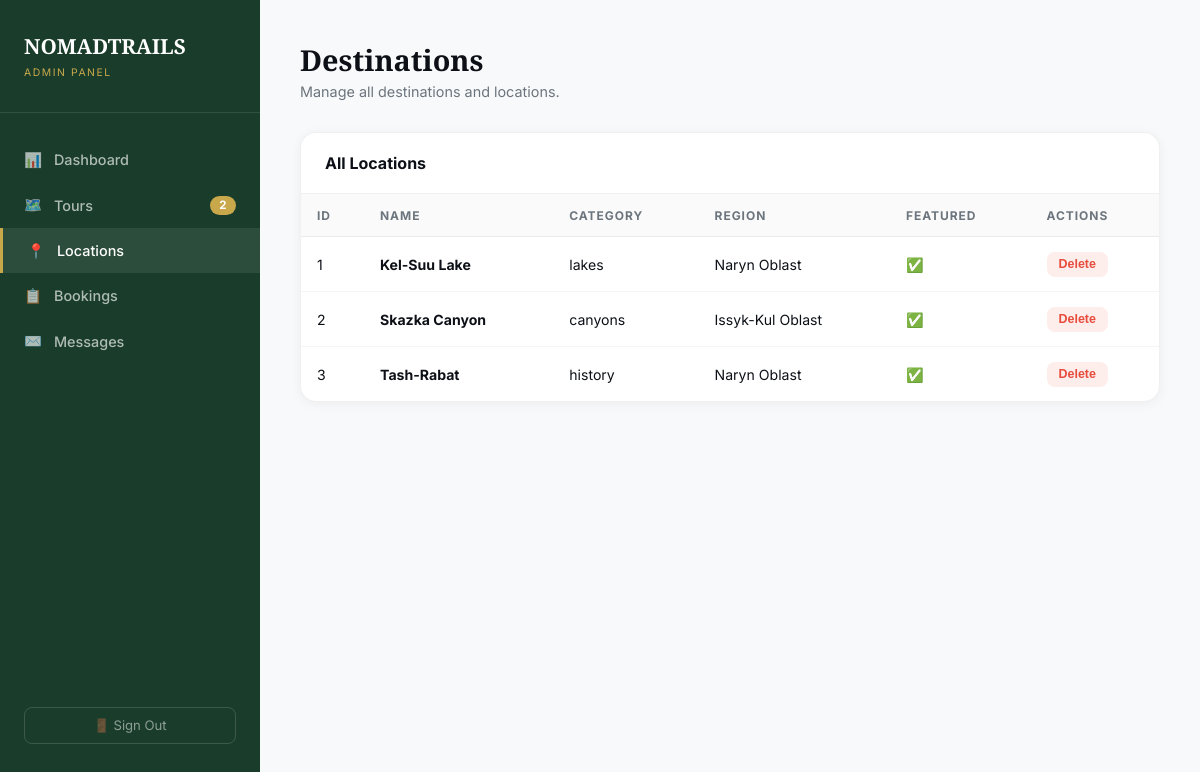
Page /admin/index.php?tab=locations (signed in) on the committed database.
### tables this page shows
CREATE TABLE locations (
  id INT UNSIGNED AUTO_INCREMENT PRIMARY KEY,
  slug VARCHAR(100) NOT NULL UNIQUE,
  category ENUM('mountains','lakes','history','canyons') NOT NULL,
  image_url VARCHAR(500),
  name_en VARCHAR(200) NOT NULL,
  name_ru VARCHAR(200),
  name_ky VARCHAR(200),
  region_en VARCHAR(200),
  region_ru VARCHAR(200),
  region_ky VARCHAR(200),
  desc_en TEXT,
  desc_ru TEXT,
  desc_ky TEXT,
  featured TINYINT(1) DEFAULT 0,
  sort_order INT DEFAULT 0,
  created_at TIMESTAMP DEFAULT CURRENT_TIMESTAMP
);

### admin/index.php (the view, shortened to what this page needs)
<?php
$db        = Database::getInstance()->getConnection();
$loggedIn  = !empty($_SESSION['admin_id']);
$loginError = '';
$stats = [];
if ($loggedIn) {
    $stats['tours']     = $db->query("SELECT COUNT(*) FROM tours WHERE active=1")->fetchColumn();
    $stats['locations'] = $db->query("SELECT COUNT(*) FROM locations")->fetchColumn();
    $stats['bookings']  = $db->query("SELECT COUNT(*) FROM bookings WHERE status='new'")->fetchColumn();
    $stats['messages']  = $db->query("SELECT COUNT(*) FROM contact_messages WHERE is_read=0")->fetchColumn();
    $locations = $db->query("SELECT * FROM locations ORDER BY sort_order, id")->fetchAll();
}
$tab = $_GET['tab'] ?? 'dashboard';
?>
<!DOCTYPE html>
<html lang="ru">
<head>
</head>
<body>
<?php if (!$loggedIn): ?>
<div class="login-wrap">
  <div class="login-card">
    <h2>🏔️ Admin Panel</h2>
    <p>NOMADTRAILS — Content Management</p>
    <?php if ($loginError): ?>
      <div class="error-msg"><?= $loginError ?></div>
    <?php endif; ?>
    <form method="POST">
      <div class="form-group">
        <label>Username</label>
        <input type="text" name="username" required autocomplete="username">
      </div>
      <div class="form-group">
        <label>Password</label>
        <input type="password" name="password" required autocomplete="current-password">
      </div>
      <button type="submit" name="login" class="btn btn-primary" style="width:100%;justify-content:center;padding:0.9rem;">
        Sign In
      </button>
    </form>
  </div>
</div>
<?php else: ?>
<aside class="sidebar">
  <div class="sidebar-logo">
    <h1>NOMADTRAILS</h1>
    <span>Admin Panel</span>
  </div>
  <nav class="sidebar-nav">
    <?php
    $navItems = [
      ['tab'=>'dashboard','icon'=>'📊','label'=>'Dashboard'],
      ['tab'=>'tours','icon'=>'🗺️','label'=>'Tours','badge'=>$stats['tours']],
      ['tab'=>'locations','icon'=>'📍','label'=>'Locations'],
      ['tab'=>'bookings','icon'=>'📋','label'=>'Bookings','badge'=>$stats['bookings']],
      ['tab'=>'messages','icon'=>'✉️','label'=>'Messages','badge'=>$stats['messages']],
    ];
    foreach ($navItems as $item):
    ?>
    <a href="?tab=<?= $item['tab'] ?>" class="nav-item <?= $tab===$item['tab'] ? 'active' : '' ?>">
      <span><?= $item['icon'] ?></span>
      <span><?= $item['label'] ?></span>
      <?php if (!empty($item['badge']) && $item['badge'] > 0): ?>
        <span class="badge"><?= $item['badge'] ?></span>
      <?php endif; ?>
    </a>
    <?php endforeach; ?>
  </nav>
  <div class="sidebar-logout">
    <a href="?logout=1">🚪 Sign Out</a>
  </div>
</aside>
<main class="main">
<?php if ($tab === 'dashboard'): ?>
  <div class="page-header">
    <h2>Dashboard</h2>
    <p>Welcome back! Here's your overview.</p>
  </div>
  <div class="stats-grid">
    <div class="stat-card"><div class="value"><?= $stats['tours'] ?></div><div class="label">Active Tours</div></div>
    <div class="stat-card"><div class="value"><?= $stats['locations'] ?></div><div class="label">Destinations</div></div>
    <div class="stat-card"><div class="value"><?= $stats['bookings'] ?></div><div class="label">New Bookings</div></div>
    <div class="stat-card"><div class="value"><?= $stats['messages'] ?></div><div class="label">Unread Messages</div></div>
  </div>
<?php elseif ($tab === 'locations'): ?>
  <div class="page-header">
    <h2>Destinations</h2>
    <p>Manage all destinations and locations.</p>
  </div>
  <div class="table-wrap">
    <div class="table-head"><h3>All Locations</h3></div>
    <table>
      <thead><tr><th>ID</th><th>Name</th><th>Category</th><th>Region</th><th>Featured</th><th>Actions</th></tr></thead>
      <tbody>
      <?php foreach ($locations as $l): ?>
        <tr>
          <td><?= $l['id'] ?></td>
          <td><strong><?= htmlspecialchars($l['name_en']) ?></strong></td>
          <td><?= $l['category'] ?></td>
          <td><?= htmlspecialchars($l['region_en'] ?? '—') ?></td>
          <td><?= $l['featured'] ? '✅' : '—' ?></td>
          <td>
            <form method="POST" style="display:inline" onsubmit="return confirm('Delete this location?')">
              <button type="submit" class="btn btn-danger btn-sm">Delete</button>
            </form>
          </td>
        </tr>
      <?php endforeach; ?>
      </tbody>
    </table>
  </div>
<?php endif; ?>
</main>
<?php endif; ?>
</body>
</html>

### admin/index.php (style rules this page uses)
:root { --forest:#1a3d2b;--forest-mid:#2d6a4f;--green:#40916c;--gold:#c9a84c;--snow:#f8f9fa;--ink:#0d1117;--grey:#6c757d;--red:#e74c3c; }
* { box-sizing:border-box;margin:0;padding:0; }
body { font-family:'Inter',sans-serif;background:var(--snow);color:var(--ink);min-height:100vh;display:flex; }
.sidebar { width:260px;background:var(--forest);color:#fff;min-height:100vh;position:fixed;left:0;top:0;padding:2rem 0;display:flex;flex-direction:column;z-index:100; }
.sidebar-logo { padding:0 1.5rem 2rem;border-bottom:1px solid rgba(255,255,255,0.1); }
.sidebar-logo h1 { font-family:'Playfair Display',serif;font-size:1.3rem;color:#fff; }
.sidebar-logo span { font-size:0.65rem;color:var(--gold);letter-spacing:0.15em;text-transform:uppercase; }
.sidebar-nav { padding:1.5rem 0;flex:1; }
.nav-item { display:flex;align-items:center;gap:0.75rem;padding:0.85rem 1.5rem;color:rgba(255,255,255,0.65);text-decoration:none;font-size:0.9rem;font-weight:500;transition:all 0.2s;cursor:pointer;border:none;background:none;width:100%;text-align:left; }
.nav-item:hover,.nav-item.active { background:rgba(255,255,255,0.08);color:#fff;border-left:3px solid var(--gold); }
.nav-item .badge { margin-left:auto;background:var(--gold);color:#fff;border-radius:999px;padding:0.15rem 0.6rem;font-size:0.72rem;font-weight:700; }
.sidebar-logout { padding:1.5rem; }
.sidebar-logout a { display:block;text-align:center;color:rgba(255,255,255,0.5);font-size:0.82rem;text-decoration:none;padding:0.6rem;border:1px solid rgba(255,255,255,0.15);border-radius:8px;transition:all 0.2s; }
.main { margin-left:260px;flex:1;padding:2.5rem;min-height:100vh; }
.page-header { margin-bottom:2rem; }
.page-header h2 { font-family:'Playfair Display',serif;font-size:1.8rem;font-weight:700; }
.page-header p { color:var(--grey);font-size:0.9rem;margin-top:0.25rem; }
.table-wrap { background:#fff;border-radius:16px;border:1px solid rgba(0,0,0,0.06);overflow:hidden;box-shadow:0 2px 12px rgba(0,0,0,0.05);margin-bottom:2rem; }
.table-head { padding:1.25rem 1.5rem;border-bottom:1px solid rgba(0,0,0,0.06);display:flex;justify-content:space-between;align-items:center; }
.table-head h3 { font-weight:700;font-size:1rem; }
table { width:100%;border-collapse:collapse; }
th { padding:0.85rem 1rem;text-align:left;font-size:0.75rem;font-weight:700;text-transform:uppercase;letter-spacing:0.08em;color:var(--grey);background:rgba(0,0,0,0.02);border-bottom:1px solid rgba(0,0,0,0.06); }
td { padding:0.9rem 1rem;font-size:0.88rem;border-bottom:1px solid rgba(0,0,0,0.04);vertical-align:middle; }
tr:last-child td { border-bottom:none; }
.btn { display:inline-flex;align-items:center;gap:0.4rem;padding:0.5rem 1.1rem;border-radius:8px;font-size:0.82rem;font-weight:600;cursor:pointer;border:none;transition:all 0.2s;text-decoration:none; }
.btn-danger { background:rgba(231,76,60,0.1);color:var(--red); }
.btn-sm { padding:0.35rem 0.75rem;font-size:0.78rem; }

### rows in the picture
locations: id "1", name_en "Kel-Suu Lake", category "lakes", region_en "Naryn Oblast"
locations: id "2", name_en "Skazka Canyon", category "canyons", region_en "Issyk-Kul Oblast"
locations: id "3", name_en "Tash-Rabat", category "history", region_en "Naryn Oblast"

### other values in the picture
$item['icon'] "📊"
$item['label'] "Dashboard"
$item['icon'] "🗺️"
$item['label'] "Tours"
$item['badge'] "2"
$item['icon'] "📍"
$item['label'] "Locations"
$item['icon'] "📋"
$item['label'] "Bookings"
$item['icon'] "✉️"
$item['label'] "Messages"
